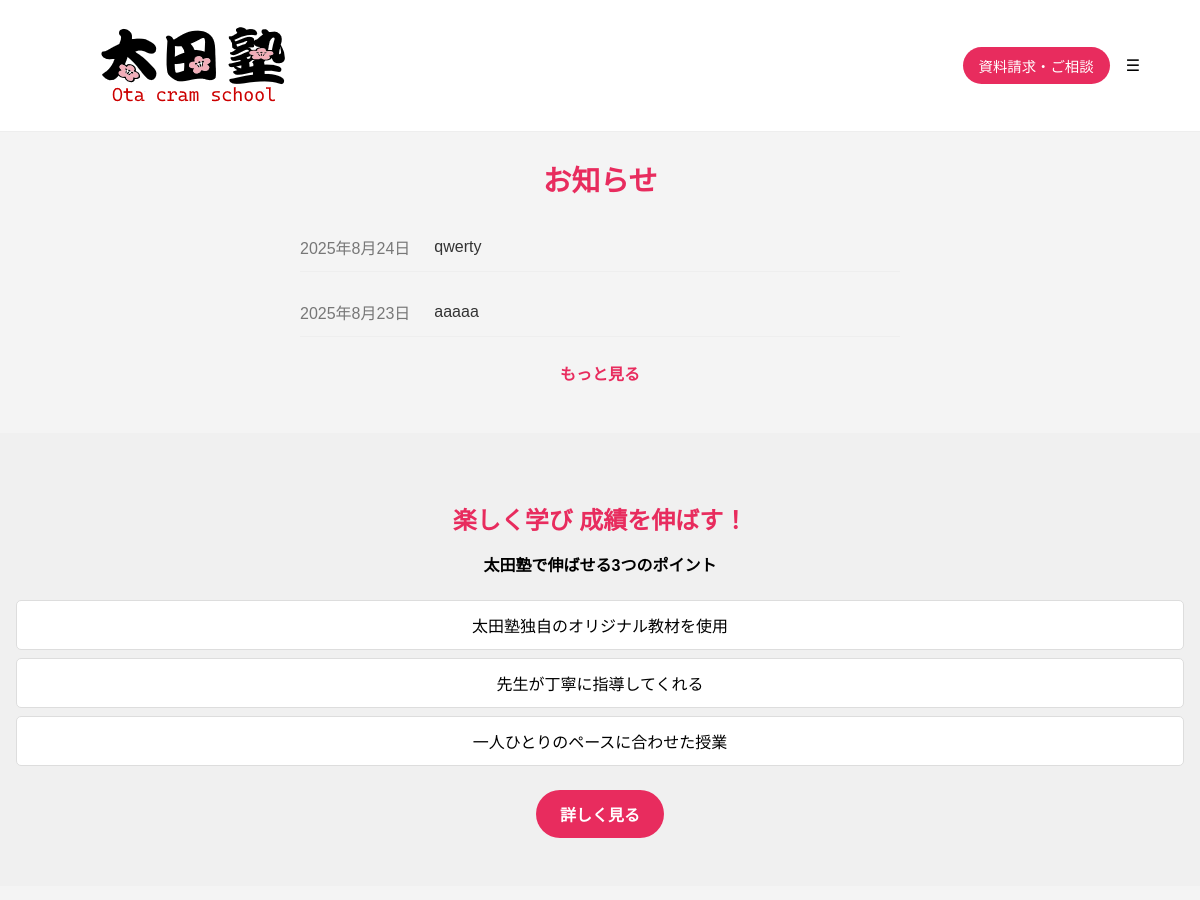
Before: / (upper part) with the older database file.
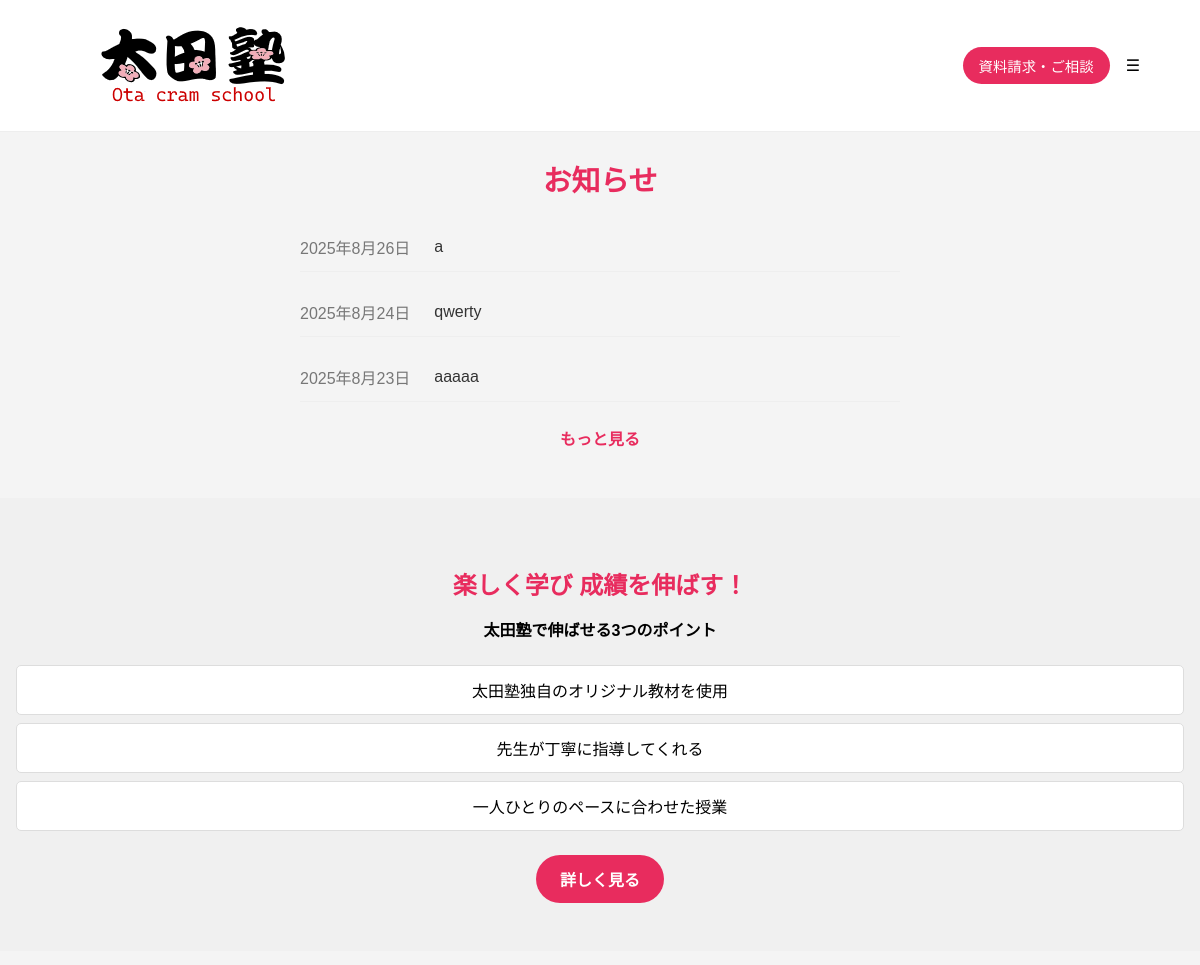
After: the same page with the newer database file.
### blog/models.py (models this page shows, shortened)
class Post(models.Model):
    title = models.CharField("タイトル", max_length=200)
    content = models.TextField("本文")
    published_date = models.DateTimeField("公開日", default=timezone.now)

### homepage/views.py (the view)
# urls.py: path('', views.IndexView.as_view(), name="index"),
class IndexView(generic.TemplateView):
    template_name = "homepage/index.html"
    def get_context_data(self, **kwargs):
        context = super().get_context_data(**kwargs)
        context['latest_posts'] = Post.objects.order_by('-published_date')[:3]
        return context

### homepage/templates/homepage/index.html (shortened to what this page needs)
{% extends "base.html" %}
{% block content %}
<section class="section">
    <h3 class="section-title">お知らせ</h3>
    <div class="info-list">
        {% for post in latest_posts %}
            <div class="info-item">
                <span class="info-date">{{ post.published_date|date:"Y年n月j日" }}</span>
                <a href="{% url 'blog:post_detail' post.pk %}" class="info-title">{{ post.title }}</a>
            </div>
        {% empty %}
            <p>お知らせはまだありません。</p>
        {% endfor %}
    </div>
    <a href="{% url 'blog:post_list' %}" class="btn-more">もっと見る</a>
</section>
<section class="main-visual">
    <div class="main-visual-content">
        <h2 class="main-visual-title">楽しく学び 成績を伸ばす！</h2>
        <p class="main-visual-subtitle">太田塾で伸ばせる3つのポイント</p>
        <ul class="point-list">
            <li>太田塾独自のオリジナル教材を使用</li>
            <li>先生が丁寧に指導してくれる</li>
            <li>一人ひとりのペースに合わせた授業</li>
        </ul>
        <a href="{% url 'homepage:feature' %}" class="btn">詳しく見る</a>
    </div>
</section>
<section class="section">
</section>
{% endblock %}

Changed rows visible on the page:
added Post: published_date "2025年8月26日", title "a"
